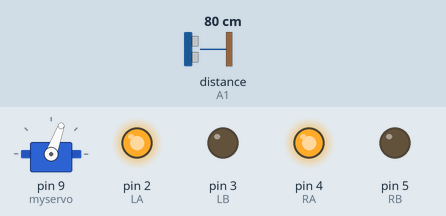
This sketch was run on a simulated Arduino Uno, built with avr-gcc and run on an emulated ATmega328P. On the bench: servo, output pins drawn as LEDs (lit = HIGH). Inputs (shaded band) come from the test bench; at power-on: distance to the obstacle (sensor on A1) 80 cm.

Above: at 1.2 s.
1.3 s: distance to the obstacle (sensor on A1) set to 12 cm
2.8 s: distance to the obstacle (sensor on A1) set to 9 cm
At 2.95 s:
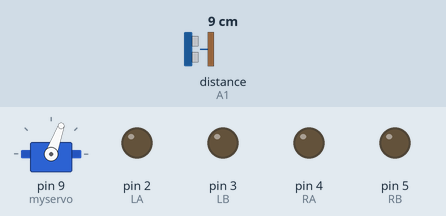
At 4.83 s:
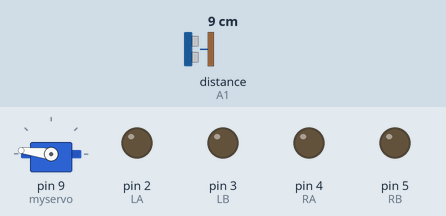
5.8 s: distance to the obstacle (sensor on A1) set to 18 cm
At 9.3 s:
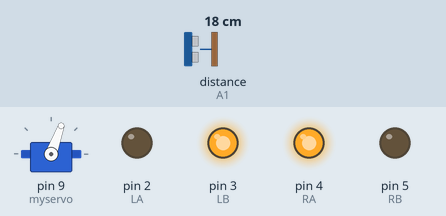
Timing chart, 0 to 11.1 s (numbered marks = the images above; inputs shaded):
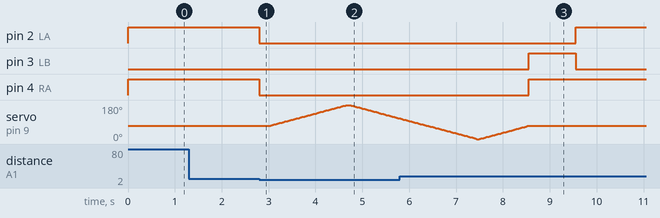

Measured:
- the behaviour switches between 11 and 10 cm on distance to the obstacle (sensor on A1) (found by bisection; images 0 and 1)
- after the input at 1.3 s, every drawn part: stays the same
- after the input at 2.8 s, pin 2 (LA), pin 4 (RA): HIGH → LOW at once; servo on pin 9 (myservo): rises from 70° to 180° in 1.6 s, then falls to 109° in 1.1 s
- after the input at 5.8 s, pin 2 (LA): LOW → HIGH after 3.8 s; pin 3 (LB): LOW → HIGH after 2.8 s, → LOW 1.0 s later; pin 4 (RA): LOW → HIGH after 2.8 s

The sketch:

obstacle_avoiding_2.ino
```cpp
#include <Ultrasonic.h>

#include<Servo.h>
Servo myservo;

#define LA 2
#define LB 3
#define RA 4
#define RB 5


Ultrasonic ultrasonic(A2 ,A1);

int pos=70;
int distance;

void setup() {
  // put your setup code here, to run once:
  pinMode(LA, OUTPUT);
  pinMode(LB, OUTPUT);
  pinMode(RA, OUTPUT);
  pinMode(RB, OUTPUT);


  myservo.attach(9);
  myservo.write(pos);
}


void loop() {
  myservo.write(pos);
  // put your main code here, to run repeatedly:
  distance = ultrasonic.Ranging(CM);


  if (distance > 10)
  {
    forward();

  }
  else if (distance <=10)
  {
     Stop();
     angle_90();
     delay(20);
     distance = ultrasonic.Ranging(CM);
     delay(20);
     angledec_0();
     if (distance > 10)
     {
     leftward();
     }
     else if (distance <= 10)
     {
     angle_180();
     distance = ultrasonic.Ranging(CM);
     delay(20);
     angleinc_0();
     if (distance > 10)
     {
     rightward();
     }
     else if (distance <= 10)
     {
     Stop();
     }
     }
  }
}


void forward() {
  digitalWrite(LA, HIGH);
  digitalWrite(LB, LOW);
  digitalWrite(RA, HIGH);
  digitalWrite(RB, LOW);
}
void backward() {
  digitalWrite(LA, LOW);
  digitalWrite(LB, HIGH);
  digitalWrite(RA, LOW);
  digitalWrite(RB, HIGH);
}
void leftward() {
  digitalWrite(LA, HIGH);
  digitalWrite(LB, LOW);
  digitalWrite(RA, LOW);
  digitalWrite(RB, HIGH);

  delay(1000);
  digitalWrite(LA, HIGH);
  digitalWrite(LB, LOW);
  digitalWrite(RA, HIGH);
  digitalWrite(RB, LOW);

}
void rightward() {
  digitalWrite(LA, LOW);
  digitalWrite(LB, HIGH);
  digitalWrite(RA, HIGH);
  digitalWrite(RB, LOW);

  delay(1000);
  digitalWrite(LA, HIGH);
  digitalWrite(LB, LOW);
  digitalWrite(RA, HIGH);
  digitalWrite(RB, LOW);


}
void Stop() {
  digitalWrite(LA, LOW);
  digitalWrite(LB, LOW);
  digitalWrite(RA, LOW);
  digitalWrite(RB, LOW);
}
void angle_90()
{
 delay(200);
  for (pos = 70; pos <= 180; pos += 1) { // goes from 0 degrees to 180 degrees
    // in steps of 1 degree
    myservo.write(pos);              // tell servo to go to position in variable 'pos'
    delay(15);                       // waits 15ms for the servo to reach the position
  }
}
  void angledec_0()
  {
  for (pos = 180; pos >= 70; pos -= 1) { // goes from 180 degrees to 0 degrees
    myservo.write(pos);              // tell servo to go to position in variable 'pos'
    delay(15);                       // waits 15ms for the servo to reach the position
  }


}
void angle_180()
 {
  for (pos = 70; pos >= 0; pos -= 1) { // goes from 180 degrees to 0 degrees
    myservo.write(pos);              // tell servo to go to position in variable 'pos'
    delay(15);                       // waits 15ms for the servo to reach the position
  }
 }
 void angleinc_0(){
 for (pos = 0; pos <= 70; pos += 1) { // goes from 0 degrees to 180 degrees
    // in steps of 1 degree
    myservo.write(pos);              // tell servo to go to position in variable 'pos'
    delay(15);                       // waits 15ms for the servo to reach the position
  }
 }
```
